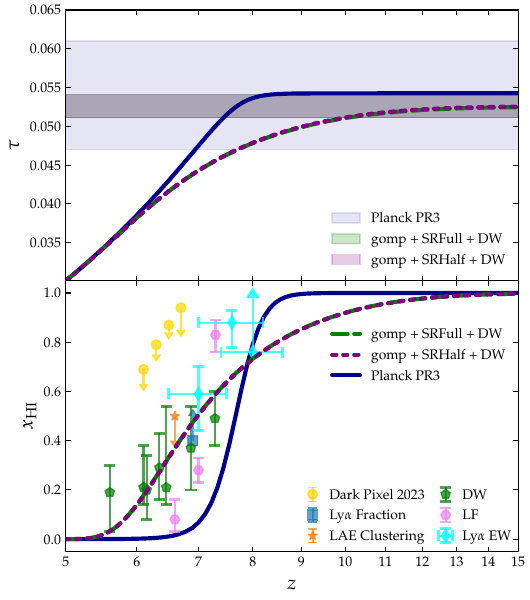

Here is the Python script that generated this plot:
import numpy as np
import matplotlib.pyplot as plt
from numpy.polynomial import Polynomial
from numpy import exp, log
from scipy.interpolate import interp1d

import matplotlib.gridspec as gridspec

"""
    Code is in charge of producing the "best-fit" reionization timelines obtained from the CMB analysis
"""


def xHI(z, sigma8, ns, h, Ob, Om, zt, model):
    a = 1./ (1. + z)
    if model == 'SRFull':
        pivot = ((((ns - (np.log(0.11230898 * zt) * -0.35580978)) * (0.048352774 - sigma8)) - (Om + ns)) + ((Ob / Om)**h))
        tilt = ((np.log(Ob) * (((0.005659511**Om) / 0.601493) - (np.log(zt - ((Om + (ns * h))**15.051933)) - h))) + (h / sigma8))
    elif model == 'SRHalf':
        pivot = ((((Ob / Om)**Om) - (np.log(((zt + (Ob**-0.49822742))**sigma8) * h)**0.5721157)) - (ns**1.8340757))
        tilt = (((zt - (Om**-1.583228)) / (Ob * h))**0.31627414)
    lnar = (np.log(a) - pivot) * tilt
    c = np.array([0.0, 1.0, 1.12988593e-01, 2.59887121e-02, 5.49059964e-04, -6.51788022e-05])
    poly = Polynomial(c)
    P5 = poly(lnar)
    return exp(- exp(P5))

# tanh stuuf
def useful_y(z):
    """ used in the hyperbolic tangent model"""
    return 1.0 * pow(1.0 + z, 1.5)
def tanH_model(z_re,z):
    """ hyperbolyc tangent model, without Helium contribution """
    delta_z = 0.5 # as defined by Planck
    y_z_re = useful_y(z_re)
    y_z = useful_y(z)
    delta_y = 1.5 * pow(1.0 + z_re, 0.5) * delta_z # this is definitely a derivative
    temp = y_z_re - y_z
    temp = temp / (1.0 * delta_y)
    # include helium in a consistent fashion with CLASS for this plot
    # now we will include the helium correction
#    Y_factor = 0.2454
#    He_ratio = Y_factor / (1.0 - Y_factor) / 4.0
    He_ratio = 0
    x_e = (1.0 + He_ratio) * (1.0 + np.tanh(temp)) / 2.0
    return x_e


z_vals, tau_SRFullDW_z = np.loadtxt('gomp1_DW_tau_z.txt', unpack=True)
z_vals, tau_SRFullDWLF_z = np.loadtxt('gomp1_DWLF_tau_z.txt', unpack=True)

z_vals, tau_SRHalfDW_z = np.loadtxt('gomp2_DW_tau_z.txt', unpack=True)
#z_vals, tau_gomp2_z = np.loadtxt('gomp2_tau_z.txt', unpack=True)
z_vals, tau_tanh0_z = np.loadtxt('tanh0_tau_z.txt', unpack=True)

# planck constraints
planck_low = 0.047 * np.ones(len(z_vals))
planck_high = 0.061 * np.ones(len(z_vals))

low_SRFullDW = (0.0526 - 0.0015) * np.ones(len(z_vals))
high_SRFullDW = (0.0526 + 0.0015) * np.ones(len(z_vals))

low_SRHalfDW = (0.0527 - 0.0016) * np.ones(len(z_vals))
high_SRHalfDW = (0.0527 + 0.0014) * np.ones(len(z_vals))

#low_SRFullDWLF = (0.05720 - 0.00077) * np.ones(len(z_vals))
#high_SRFullDWLF = (0.05720 + 0.00088) * np.ones(len(z_vals))

# need two figures actually one full with everything including caption
# and the second a chibi version with only the main point
#z = np.linspace(5.8, 16, 100, endpoint=True) - 1
z = np.linspace(5., 16, 100, endpoint=True) - 1
b = 0.7
plt.style.use('../5par.mplstyle')



gs = gridspec.GridSpec(2, 1, height_ratios=[1, 1], hspace=0)

fig = plt.figure(figsize=(5.5, 6.2))
ax2 = fig.add_subplot(gs[1])

ax1 = fig.add_subplot(gs[0], sharex=ax2)
ax1.fill_between(z_vals, planck_low, planck_high, facecolor='darkblue', edgecolor='darkblue', label=r'Planck PR3', alpha=0.1)
ax1.fill_between(z_vals, low_SRFullDW, high_SRFullDW, facecolor='green', edgecolor='green', label=r'gomp + SRFull + CMB + DW', alpha=0.2, zorder=1.001)
#ax1.fill_between(z_vals, low_SRFullDWLF, high_SRFullDWLF, facecolor='lightgreen', edgecolor='green', label=r'gomp + SRFull + DW + LF', alpha=0.2)
ax1.fill_between(z_vals, low_SRHalfDW, high_SRHalfDW, facecolor='purple', edgecolor='purple', label=r'gomp + SRHalf + CMB + DW', alpha=0.2)

#ax1.fill_between(z_vals, low_0226, high_0226, facecolor='purple', edgecolor='pink', label=r'gomp 2', alpha=0.2)
#ax1.set_xlabel(r'$z$', fontsize=14)
ax1.set_ylabel(r'$\tau$', fontsize=14)
#ax1.set_xlim(2,15)
ax1.set_ylim(0.0301, 0.065)
#ax1.set_ylim(0.0301, 0.065)
ax1.legend(loc='lower right')
ax1.plot(1+z_vals, tau_tanh0_z, '-', linewidth=3, color='darkblue', label='Planck PR3')
ax1.plot(1+z_vals, tau_SRFullDW_z, ':', linewidth=3, color='green', label='gomp + SRFull + CMB + DW', zorder=2.001)
ax1.plot(1+z_vals, tau_SRHalfDW_z, '--', linewidth=3, color='purple', label='gomp + SRHalf + CMB + DW')
#ax1.plot(1+z_vals, tau_SRFullDWLF_z, '-.', linewidth=3, color='lightgreen', label='gomp + SRFull + DW + LF')
#ax1.plot(1+z_vals, tau_gomp2_z, ':', linewidth=3, color='purple', label='gomp 2')



# curves for xHI
ax2.plot(1+z, xHI(z,sigma8=0.8100,ns=0.9636,h=0.6726,Ob=0.02234/0.6726**2,Om=0.3166, zt=26.9, model='SRFull'),  ':', c='green', linewidth=3, label=r'gomp + SRFull + CMB + DW', zorder=7.001)
#ax2.plot(1+z, xHI(z,sigma8=0.8138,ns=0.9646,h=0.6729,Ob=0.02234/0.6729**2,Om=0.3162, zt=32.8, model='SRFull'),  '-.', c='lightgreen', linewidth=3, label=r'gomp + SRFull + DW + LF', zorder=7)
ax2.plot(1+z, xHI(z,sigma8=0.8099,ns=0.9637,h=0.6728,Ob=0.02234/0.6728**2,Om=0.3163, zt=27., model='SRHalf'),  '--', c='purple', linewidth=3, label=r'gomp + SRHalf + CMB + DW', zorder=7)

# Let's add some extra tanhs because of current results
#ax2.plot(1+z,(1.0 - tanH_model(7.19, z)),linewidth=3,c='brown',label=r'tanh + DW',zorder=5)
#ax2.plot(1+z,(1.0 - tanH_model(7.235, z)),linewidth=3,c='red',label=r'tanh + DW + LF',zorder=5)
# tanh + astro does a poor job of fit data

# Let's take a look at the ranges, definitely not a great fit to data
#ax2.fill_between(1+z, (1.0 - tanH_model(7.07, z)), (1.0 - tanH_model(7.34, z)), facecolor='brown', edgecolor='brown', alpha=0.1)
#ax2.fill_between(1+z, (1.0 - tanH_model(7.185, z)), (1.0 - tanH_model(7.293, z)), facecolor='red', edgecolor='red', alpha=0.1)

#ax2.plot(1+z, xHI(z,sigma8=0.8138,ns=0.9646,h=0.6729,Ob=0.02234/0.6729**2,Om=0.3162, zt=35, model='SRFull'),  '--', c='olive', linewidth=3, label=r'G + SRFull + DW + LF', zorder=7)

#ax2.plot(1+z, xHI(z,sigma8=0.8092,ns=0.9634,h=0.6724,Ob=val2,Om=0.3168,model='0226'),  ':', c='purple', linewidth=3, label=r'gomp 2', zorder=8, alpha=0.8)

ax2.axvline(x=5.90, ls='dashed', c='purple')




#ax1.plot(1+z,(1.0 - tanH_model(7.67 - 0.75, z)),':',c='darkblue',zorder=5)
#ax1.plot(1+z,(1.0 - tanH_model(7.67 + 0.75, z)),':',c='darkblue',zorder=5)
ax2.plot(1+z,(1.0 - tanH_model(7.67, z)),linewidth=3,c='darkblue',label=r'Planck PR3',zorder=5)
#ax1.errorbar(6.9,0.11,0.06,uplims=True,marker='o',markersize=7, ls='none', label=r'Dark Pixel 2015',zorder=6, alpha=b)
# Dark Pixel constraints
ax2.errorbar(7.3,0.79,0.04,uplims=True,marker='o', c='gold', markersize=7, ls='none', label=r'Dark Pixel 2023',zorder=6, alpha=b)
ax2.errorbar(7.5,0.87,0.03,uplims=True,marker='o', c='gold', markersize=7, ls='none', zorder=6, alpha=b)
ax2.errorbar(7.7,0.94,0.09,uplims=True,marker='o', c='gold', markersize=7, ls='none', zorder=6, alpha=b)
ax2.errorbar(7.1,0.69,0.06,uplims=True,marker='o', c='gold', markersize=7, ls='none', zorder=6, alpha=b)
# Lya fraction
ax2.errorbar(7.9,0.4,0.1,uplims=False,lolims=True,marker='s',markersize=7, ls='none', label=r'Ly$\alpha$ Fraction',zorder=6, alpha=b)
# LAE clustering
ax2.errorbar(7.6,0.5,0.1,uplims=True,lolims=False,marker='*',markersize=7, ls='none', label=r'LAE Clustering',zorder=6, alpha=b)

# remove the quasars that are part of the combined quasars, this way
# readers can see the Damping Wing constraints that enter the DW dataset
#ax2.errorbar(8.,0.7,yerr=np.array([[0.23,0.20]]).T,uplims=False,marker='p',markersize=7,capthick=2,capsize=4, ls='none', label=r'J0252-0503',zorder=6, alpha=b)
#ax2.errorbar(8.5,0.39,yerr=np.array([[0.13,0.22]]).T,uplims=False,marker='p',markersize=7,capthick=2,capsize=4, ls='none', label=r'J1007+2115',zorder=6, alpha=b)
#ax2.errorbar(8.1,0.4,yerr=np.array([[0.19,0.21]]).T,uplims=False,marker='p',markersize=7,capthick=2,capsize=4, ls='none', label=r'J1120+0641',zorder=6, alpha=b)
#ax2.errorbar(8.5,0.21,yerr=np.array([[0.19,0.17]]).T,uplims=False,marker='p',markersize=7,capthick=2,capsize=4, ls='none', label=r'J1342+0928a',zorder=6, alpha=b)
# this is really a 7.5 that I moved, so let's put it back
#ax2.errorbar(8.5,0.56,yerr=np.array([[0.18,0.21]]).T,uplims=False,marker='p',markersize=7,capthick=2,capsize=4, ls='none', label=r'J1342+0928b',zorder=6, alpha=b)
# lets also move this one back to 7.5
#ax2.errorbar(8.5,0.60,yerr=np.array([[0.23,0.20]]).T,uplims=False,marker='p',markersize=7,capthick=2,capsize=4, c='rosybrown', ls='none', label=r'J1342+0928c',zorder=6, alpha=b)
#ax2.errorbar(8.1,0.48,yerr=np.array([[0.26,0.26]]).T,uplims=False,marker='p',markersize=7,capthick=2,capsize=4, c='rosybrown', ls='none', label=r'J1120+0641',zorder=6, alpha=b)
# Damping wing constraints
ax2.errorbar(8.29,0.49, yerr=np.array([[0.11,0.11]]).T, uplims=False,marker='p', c='green', markersize=7,capthick=2,capsize=4, ls='none', label=r'DW',zorder=6, alpha=b)
ax2.errorbar(7.15, 0.20, yerr=np.array([[0.12,0.14]]).T, uplims=False,marker='p', c='green', markersize=7,capthick=2,capsize=4, ls='none',zorder=6, alpha=b)
ax2.errorbar(7.35, 0.29, yerr=np.array([[0.13,0.14]]).T, uplims=False,marker='p', c='green', markersize=7,capthick=2,capsize=4, ls='none',zorder=6, alpha=b)
ax2.errorbar(6.60, 0.19, yerr=np.array([[0.16,0.11]]).T, uplims=False,marker='p', c='green', markersize=7,capthick=2,capsize=4, ls='none',zorder=6, alpha=b)
ax2.errorbar(7.10, 0.21, yerr=np.array([[0.07,0.17]]).T, uplims=False,marker='p', c='green', markersize=7,capthick=2,capsize=4, ls='none',zorder=6, alpha=b)
ax2.errorbar(7.46, 0.21, yerr=np.array([[0.07,0.33]]).T, uplims=False,marker='p', c='green', markersize=7,capthick=2,capsize=4, ls='none',zorder=6, alpha=b)
ax2.errorbar(7.87, 0.37, yerr=np.array([[0.17,0.17]]).T, uplims=False,marker='p', c='green', markersize=7,capthick=2,capsize=4, ls='none',zorder=6, alpha=b)
# Luminosity function constraints
ax2.errorbar(7.60, 0.08, yerr=np.array([[0.05,0.08]]).T, uplims=False,marker='H', c='violet', markersize=7,capthick=2,capsize=4, ls='none', label=r'LF',zorder=6, alpha=b)
ax2.errorbar(8.00, 0.28, yerr=np.array([[0.05,0.05]]).T, uplims=False,marker='H', c='violet', markersize=7,capthick=2,capsize=4, ls='none',zorder=6, alpha=b)
ax2.errorbar(8.30, 0.83, yerr=np.array([[0.07,0.06]]).T, uplims=False,marker='H', c='violet', markersize=7,capthick=2,capsize=4, ls='none',zorder=6, alpha=b)
# Equivalent width constraints (not used in astro data)
ax2.errorbar(8.0, 0.59, yerr=np.array([[0.15,0.11]]).T,xerr=0.5, uplims=False, marker='d', c='cyan', markersize=7,capthick=2,capsize=4, ls='none', label=r'Ly$\alpha$ EW',zorder=6, alpha=b)
ax2.errorbar(8.6, 0.88,yerr=np.array([[0.10,0.05]]).T,xerr=0.6, uplims=False,marker='d', c='cyan', markersize=7,capthick=2,capsize=4, ls='none',zorder=6, alpha=b)
ax2.errorbar(9.0, 0.76, yerr=0.22,xerr=0.6, uplims=False,lolims=True,marker='d', c='cyan', markersize=7,capthick=2,capsize=4, ls='none',zorder=6, alpha=b)
ax2.set_ylabel(r'$x_\mathrm{HI}$', fontsize=14)
#ax1.set_ylim(0, 1)
#ax2.set_xlim(6.8, 13)
ax2.set_xlim(6., 13)
ax2.set_xscale('log')
ax2.set_xlabel(r'$z$',fontsize=14)
#ax2.set_xticks(range(7, 17), [str(z) for z in range(6, 16)])
ax2.set_xticks(range(6, 17), [str(z) for z in range(5, 16)])
handles, labels = ax2.get_legend_handles_labels()
line_legend = ax2.legend(handles[:3], labels[:3], loc='center right', bbox_to_anchor=(1, 0.60))
ax2.add_artist(line_legend)
ax2.legend(handles[3:], labels[3:], loc='lower right', ncols=2,
           borderpad=0, handletextpad=0.2, columnspacing=0.5)
#plt.margins(0,0)
plt.setp(ax1.get_xticklabels(), visible=False)
plt.subplots_adjust(hspace=0)
plt.tight_layout()
plt.savefig('history.pdf')






## chibi version
#fig = plt.figure(figsize=(3,3))
#ax1 = fig.add_subplot(111)
## the curves
#ax1.plot(z, xHI(z,sigma8=0.8092,ns=0.9634,h=0.6722,Ob=val,Om=0.3171,model='0227'), '--', color='green', linewidth=3, label=r'0227', zorder=7)
#ax1.axvline(x=5.90, ls='dashed', color='purple')
#ax1.plot(z,(1.0 - tanH_model(7.67 - 0.73, z)),':',color='darkblue',label=r'Planck 1-$\sigma$',zorder=5)
#ax1.plot(z,(1.0 - tanH_model(7.67 + 0.73, z)),':',color='darkblue',zorder=5)
#ax1.plot(z,(1.0 - tanH_model(7.67, z)),linewidth=3,color='darkblue',zorder=5)
#ax1.errorbar(5.9,0.11,0.06,uplims=True,marker='o',markersize=7,label=r'Dark Pixel 2015',zorder=6, alpha=b)
#ax1.errorbar(6.3,0.79,0.04,uplims=True,marker='o', color='gold',markersize=7,label=r'Dark Pixel 2023',zorder=6, alpha=b)
#ax1.errorbar(6.5,0.87,0.03,uplims=True,marker='o', color='gold',markersize=7,zorder=6, alpha=b)
#ax1.errorbar(6.7,0.94,0.09,uplims=True,marker='o', color='gold',markersize=7,zorder=6, alpha=b)
#ax1.errorbar(6.1,0.69,0.06,uplims=True,marker='o', color='gold',markersize=7,zorder=6, alpha=b)
#ax1.errorbar(6.9,0.4,0.1,uplims=False,lolims=True,marker='s',markersize=7,label=r'Ly$\alpha$ Fraction',zorder=6, alpha=b)
#ax1.errorbar(6.6,0.5,0.1,uplims=True,lolims=False,marker='*',markersize=7,label=r'LAE Clustering',zorder=6, alpha=b)
#ax1.errorbar(7.,0.7,yerr=np.array([[0.23,0.20]]).T,uplims=False,marker='p',markersize=7,capthick=2,capsize=4,label=r'J0252-0503',zorder=6, alpha=b)
#ax1.errorbar(7.5,0.39,yerr=np.array([[0.13,0.22]]).T,uplims=False,marker='p',markersize=7,capthick=2,capsize=4,label=r'J1007+2115',zorder=6, alpha=b)
#ax1.errorbar(7.1,0.4,yerr=np.array([[0.19,0.21]]).T,uplims=False,marker='p',markersize=7,capthick=2,capsize=4,label=r'J1120+0641',zorder=6, alpha=b)
#ax1.errorbar(7.5,0.21,yerr=np.array([[0.19,0.17]]).T,uplims=False,marker='p',markersize=7,capthick=2,capsize=4,label=r'J1342+0928a',zorder=6, alpha=b)
## this is really a 7.5 that I moved, so let's put it back
#ax1.errorbar(7.5,0.56,yerr=np.array([[0.18,0.21]]).T,uplims=False,marker='p',markersize=7,capthick=2,capsize=4,label=r'J1342+0928b',zorder=6, alpha=b)
## lets also move this one back to 7.5
#ax1.errorbar(7.5,0.60,yerr=np.array([[0.23,0.20]]).T,uplims=False,marker='p',markersize=7,capthick=2,capsize=4, color='rosybrown', label=r'J1342+0928c',zorder=6, alpha=b)
#ax1.errorbar(7.1,0.48,yerr=np.array([[0.26,0.26]]).T,uplims=False,marker='p',markersize=7,capthick=2,capsize=4, color='rosybrown', label=r'J1120+0641',zorder=6, alpha=b)
#ax1.errorbar(7.29,0.49,yerr=np.array([[0.11,0.11]]).T,uplims=False,marker='p',markersize=7,capthick=2,capsize=4,label=r'Combined quasars',zorder=6, alpha=b)
#ax1.errorbar(7.0,0.59,yerr=np.array([[0.15,0.11]]).T,xerr=0.5,uplims=False,marker='d',markersize=7,capthick=2,capsize=4,label=r'Ly$\alpha$ EWa',zorder=6, alpha=b)
#ax1.errorbar(7.6,0.88,yerr=np.array([[0.10,0.05]]).T,xerr=0.6,uplims=False,marker='d',markersize=7,capthick=2,capsize=4,label=r'Ly$\alpha$ EWb',zorder=6, alpha=b)
#ax1.errorbar(8.0,0.76,yerr=0.22,xerr=0.6,uplims=False,lolims=True,marker='d',markersize=7,capthick=2,capsize=4,label=r'Ly$\alpha$ EWc',zorder=6, alpha=b)
#
#ax1.set_ylabel(r'$x_\mathrm{HI}$')
##ax1.set_ylim(0, 1)
#ax1.set_xlim(6, 10)
##ax1.set_yscale('log')
##ax1.set_xlabel(r'$\ln a_\mathrm{rescaled}$')
#ax1.set_xlabel(r'$z$')
##ax1.legend(loc='center left',bbox_to_anchor=(1.,0.5))
##plt.savefig('history_chibi.pdf')



# let's use this to also figure out the midpoint
inter_GSRFullDW = interp1d(xHI(z,sigma8=0.8100,ns=0.9639,h=0.6726,Ob=0.02234/0.6726**2,Om=0.3166, zt=26.9, model='SRFull'),z, kind='linear')

inter_GSRHalfDW = interp1d(xHI(z,sigma8=0.8099,ns=0.9637,h=0.6728,Ob=0.02234/0.6728**2,Om=0.3163, zt=27., model='SRHalf'),z, kind='linear')

inter_GSRFullDWLF = interp1d(xHI(z,sigma8=0.8138,ns=0.9646,h=0.6729,Ob=0.02234/0.6729**2,Om=0.3162, zt=32.8, model='SRFull'),z, kind='linear')

print('#'*5+' G + SRFull + DW '+'#'*5)
print('Midpoint is ', inter_GSRFullDW(0.5))
print('Duration -- 0.05 to 0.95 completion -- is ', inter_GSRFullDW(0.05) - inter_GSRFullDW(0.95))
print('Redshift 1: ', inter_GSRFullDW(0.05))
print('Redshift 2: ', inter_GSRFullDW(0.95))

print('#'*5+' G + SRHalf + DW '+'#'*5)
print('Midpoint is ', inter_GSRHalfDW(0.5))
print('Duration -- 0.05 to 0.95 completion -- is ', inter_GSRHalfDW(0.05) - inter_GSRHalfDW(0.95))
print('Redshift 1: ', inter_GSRHalfDW(0.05))
print('Redshift 2: ', inter_GSRHalfDW(0.95))


print('#'*5+' G + SRFull + DW + LF'+'#'*5)
print('Midpoint is ', inter_GSRFullDWLF(0.5))
print('Duration -- 0.05 to 0.95 completion -- is ', inter_GSRFullDWLF(0.05) - inter_GSRFullDWLF(0.95))
print('Redshift 1: ', inter_GSRFullDWLF(0.05))
print('Redshift 2: ', inter_GSRFullDWLF(0.95))

# the chibi one is going to be a xHI(a)
a_edge, x_edge = np.loadtxt('../data/xHI.txt', unpack=True)[:2]
a_core, x_core = np.loadtxt('../data/xHI_core.txt', unpack=True)[:2]
a = np.concatenate((a_edge, a_core))
x = np.concatenate((x_edge, x_core))
num_sim = 128 + 128
num_a = 127
a = a[:num_a]
x = x.reshape(num_sim, num_a)

plt.style.use('../5par.mplstyle')
#plt.tick_params(
#    axis='both',
#    which='both',
#    bottom='False',
#    top='False')
plt.rcParams['xtick.bottom'] = False
plt.rcParams['xtick.labelbottom'] = False
plt.rcParams['ytick.left'] = False
plt.rcParams['ytick.labelleft'] = False
plt.rcParams['xtick.top'] = False
plt.rcParams['ytick.right'] = False
fig = plt.figure(figsize=(3,2))
ax1 = fig.add_subplot(111)
ax1.plot(a.T, x.T, c='gray', lw=0.3, alpha=0.2)
#ax1.set_xlabel(r'$a$')
#ax1.set_ylabel(r'$x_\mathrm{HI}$')
plt.savefig('21cmfast_chibi.pdf')
